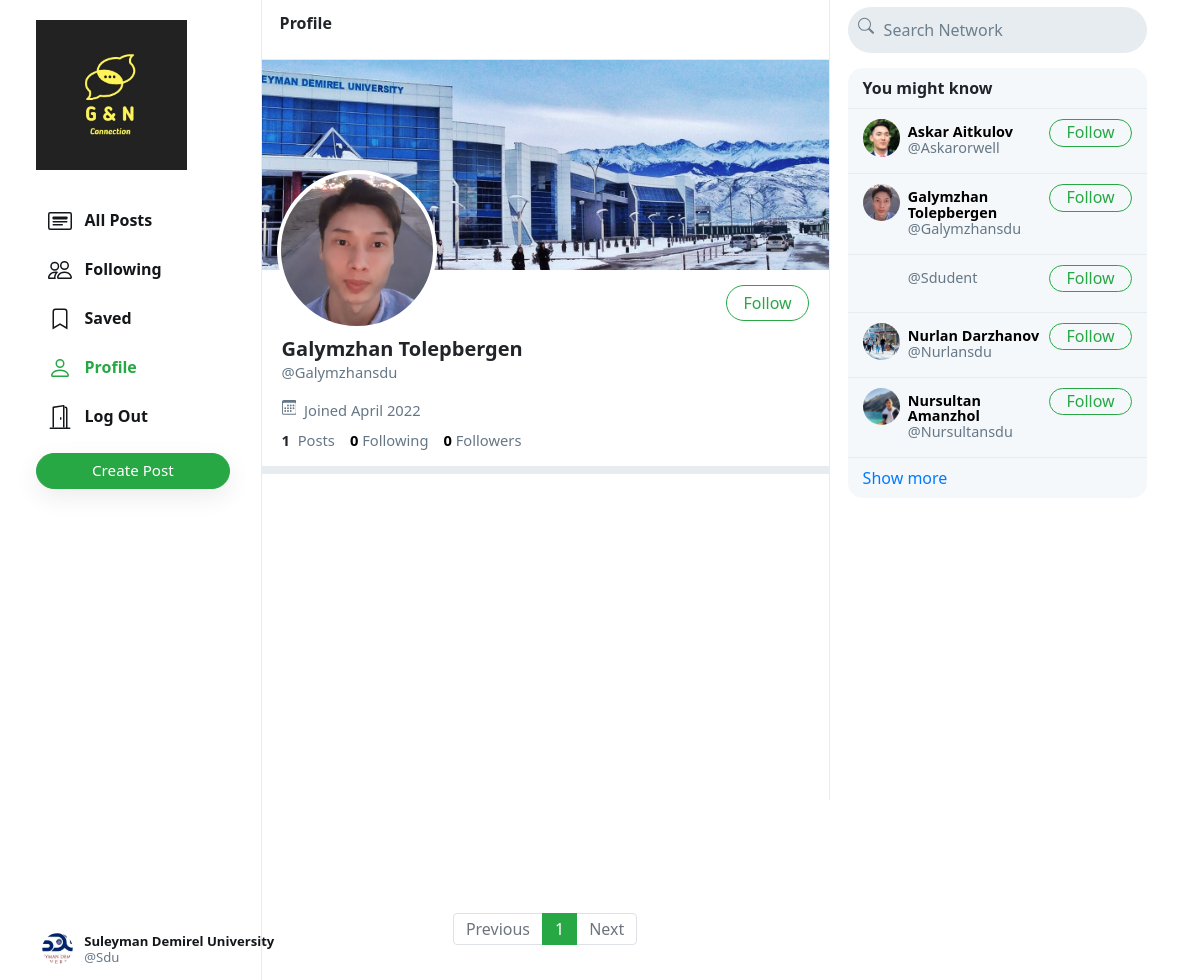
Screenshot of /Galymzhansdu (signed in) with the database file from the repository.
### network/models.py (models this page shows, shortened)
class User(AbstractUser):
    profile_pic = models.ImageField(upload_to='profile_pic/')
    bio = models.TextField(max_length=160, blank=True, null=True)
    cover = models.ImageField(upload_to='covers/', blank=True)

### network/views.py (the view)
# urls.py: path("<str:username>", views.profile, name='profile'),
def profile(request, username):
    user = User.objects.get(username=username)
    all_posts = Post.objects.filter(creater=user).order_by('-date_created')
    paginator = Paginator(all_posts, 10)
    page_number = request.GET.get('page')
    if page_number == None:
        page_number = 1
    posts = paginator.get_page(page_number)
    followings = []
    suggestions = []
    follower = False
    if request.user.is_authenticated:
        followings = Follower.objects.filter(followers=request.user).values_list('user', flat=True)
        suggestions = User.objects.exclude(pk__in=followings).exclude(username=request.user.username).order_by("?")[:6]
        if request.user in Follower.objects.get(user=user).followers.all():
            follower = True
    follower_count = Follower.objects.get(user=user).followers.all().count()
    following_count = Follower.objects.filter(followers=user).count()
    return render(request, 'network/profile.html', {
        "username": user,
        "posts": posts,
        "posts_count": all_posts.count(),
        "suggestions": suggestions,
        "page": "profile",
        "is_follower": follower,
        "follower_count": follower_count,
        "following_count": following_count
    })

### network/templates/network/profile.html (shortened to what this page needs)
{% extends 'network/index.html' %}
{% load static %}
{% block profile %}
    <div class="profile-view" data-user="{{username.username}}">
        <div class="cover-image" style="background-image: url(/media/{{username.cover}})"></div>
        <div class="profile-image" style="background-image: url(/media/{{username.profile_pic}})"></div>
        <div class="profile-details">
            <div>
                {% if user.username == username.username %}
                    <button class="btn btn-outline-success float-right" id="edit-profile-btn">Edit Profile</button>
                {% elif is_follower %}
                    <button class="btn btn-success float-right" onclick="unfollow_user(this,'{{username.username}}','edit_page')" id="following-btn">Following</button>
                {% else %}
                    <button class="btn btn-outline-success float-right" onclick="follow_user(this,'{{username.username}}','edit_page')" id="follow-btn">Follow</button>
                {% endif %}
            </div>
            <div class="details-data">
                <h5>{{username.first_name}} {{username.last_name}}</h5>
                <div class="grey">@{{username.username}}</div>
                <div class="grey" style="padding: 8px 0px;">
                    &nbsp;Joined {{username.date_joined | date:"F Y"}}
                </div>
                <div>
                    <strong>
                        {{posts_count}}
                    </strong>
                    &nbsp;<span class="grey">Posts</span>
                    <a href="#">
                        <strong id="following__count">{{following_count | default:0}}</strong>&nbsp;<span class="grey">Following</span>
                    </a>
                    <a href="#">
                        <strong id="follower__count">{{follower_count | default:0}}</strong>&nbsp;<span class="grey">Followers</span>
                    </a>
                </div>
            </div>
        </div>
    </div>
    <div class="space"></div>
{% endblock %}

### network/templates/network/index.html (shortened to what this page needs)
{% extends "network/layout.html" %}
{% load static %}
{% block body %}
    <div class="main-div">
        <div class="left-div">
            <nav class="head heading">
                {% if page == 'all_posts' %}
                    All Posts
                {% elif page == 'following' %}
                    Following
                {% elif page == 'saved' %}
                    Saved
                {% elif page == 'profile' %}
                    Profile
                {% else %}
                    Explore
                {% endif %}
            </nav>
            <div class="left-div-content">
                <div class="posts-view">
                    {% block profile %}
                    {% endblock %}
                    <div class="main-div-content">
                        <nav aria-label="Page navigation example" class="pagination-bar">
                            <ul class="pagination justify-content-center">
                                {% if posts.has_previous %}
                                    <li class="page-item">
                                        <a class="page-link" href="?page={{ posts.previous_page_number | default:1}}" tabindex="-1" aria-disabled="true">Previous</a>
                                    </li>
                                {% else %}
                                    <li class="page-item disabled">
                                        <a class="page-link" href="" tabindex="-1" aria-disabled="true">Previous</a>
                                    </li>
                                {% endif %}
                                {% for each in posts.paginator.page_range %}
                                    {% if each == posts.number %}
                                        <li class="page-item active"><a class="page-link" href="?page={{each}}">{{each}}</a></li>
                                    {% else %}
                                        <li class="page-item"><a class="page-link" href="?page={{each}}">{{each}}</a></li>
                                    {% endif %}
                                {% endfor %}
                                {% if posts.has_next %}
                                    <li class="page-item">
                                        <a class="page-link" href="?page={{ posts.next_page_number }}">Next</a>
                                    </li>
                                {% else %}
                                    <li class="page-item disabled">
                                        <a class="page-link" href="">Next</a>
                                    </li>
                                {% endif %}
                            </ul>
                          </nav>
                    </div>
                </div>
            </div>
        </div>
    </div>
{% endblock %}

### network/templates/network/layout.html (shortened to what this page needs)
{% load static %}
<!DOCTYPE html>
<html lang="en">
    <head>
        <link rel="stylesheet" href="https://stackpath.bootstrapcdn.com/bootstrap/4.4.1/css/bootstrap.min.css">
        <link href="{% static 'network/styles.css' %}" rel="stylesheet">
    </head>
    <body>
        <div class="body" data-page="{{page}}">
            <div class="sidenav">
                <a href="{% url 'index' %}" class="navbar-brand">
                    <img src="{% static 'network/Images/logo.png' %}" height="150px">
                </a>
                <div style="height: 100%;">
                    <div>
                        <div>
                            <ul>
                                <li class="nav-item" id="all_posts">
                                <a href="{% url 'index' %}" class="nav-link">
                                    <div>
                                        &nbsp;&nbsp;All Posts
                                    </div>
                                </a>
                                </li>
                                {% if user.is_authenticated %}
                                    <li class="nav-item" id="following">
                                        <a href="{% url 'following' %}" class="nav-link">
                                            <div>
                                                &nbsp;&nbsp;Following
                                            </div>
                                        </a>
                                    </li>
                                    <li class="nav-item" id="saved">
                                        <a href="{% url 'saved' %}" class="nav-link">
                                            <div>
                                                <svg width="1.5em" height="1.5em" viewBox="0 0 16 16" class="bi bi-bookmark" fill="currentColor" xmlns="http://www.w3.org/2000/svg">
                                                    <path fill-rule="evenodd" d="M8 12l5 3V3a2 2 0 0 0-2-2H5a2 2 0 0 0-2 2v12l5-3zm-4 1.234l4-2.4 4 2.4V3a1 1 0 0 0-1-1H5a1 1 0 0 0-1 1v10.234z"/>
                                                  </svg>
                                                &nbsp;&nbsp;Saved
                                            </div>
                                        </a>
                                    </li>
                                    <li class="nav-item" id="profile">
                                        <a href="{% url 'profile' user.username %}" class="nav-link">
                                            <div>
                                                &nbsp;&nbsp;Profile
                                            </div>
                                        </a>
                                    </li>
                                    <li class="nav-item" id="logout">
                                        <a href="{% url 'logout' %}" class="nav-link">
                                            <div>
                                                &nbsp;&nbsp;Log Out
                                            </div>
                                        </a>
                                    </li>
                                {% endif %}
                            </ul>
                        </div>
                        {% if user.is_authenticated %}
                            <button id="popup-btn" class="btn btn-success new-post-btn" onclick="createpost()">Create Post</button>
                        {% endif %}
                    </div>
                    <div style="position: absolute; bottom: 10px;">
                        {% if user.is_authenticated %}
                            <li class="nav-item sidenav-user">
                                <a href="{% url 'profile' user.username %}" class="nav-link">
                                    <div class="user_account">
                                        <div class="small-profilepic" style="float: left; background-image: url(/media/{{user.profile_pic}})"></div>
                                        <div style="height: 2.7vw; margin: auto;">
                                            <div style="margin-top: 4px;"><strong>{{user.first_name}} {{user.last_name}}</strong></div>
                                            <div class="grey" style="margin-top: 4px;">@{{ user.username }}</div>
                                        </div>
                                    </div>
                                </a>
                            </li>
                        {% endif %}
                    </div>
                </div>
            </div>
            {% block body %}
            {% endblock %}
            <div class="right-div">
                <nav class="head">
                    <form action="#">
                        <div class="search-div">
                            <div>
                            </div>
                            <input type="text" name="query" id="search-box" placeholder="Search Network">
                        </div>
                    </form>
                </nav>
                <div class='right-div-content'>
                    <div class="space" style="background-color: white;"></div>
                    {% if user.is_authenticated %}
                        <div class="suggestion-box">
                            <div class="suggestion-header">
                                You might know
                            </div>
                            {% for suggestion in suggestions %}
                                <div class="suggestion-user">
                                    <div>
                                        <a href="{% url 'profile' suggestion.username %}">
                                            <div class="small-profilepic" style="background-image: url(/media/{{suggestion.profile_pic}})"></div>
                                        </a>
                                    </div>
                                    <div class="user-details">
                                        <a href="{% url 'profile' suggestion.username %}">
                                            <div id="user-name">
                                                <strong>
                                                    {{suggestion.first_name}} {{suggestion.last_name}}
                                                </strong>
                                            </div>
                                            <div class="grey">@{{suggestion.username}}</div>
                                        </a>
                                    </div>
                                    <div>
                                        <button class="btn btn-outline-success" type="button" onclick="follow_user(this,'{{suggestion.username}}','suggestion')">Follow</button>
                                    </div>
                                </div>
                            {% empty %}
                                    <div style="text-align: center; border-bottom: .5px solid #e6ecf0; padding: 10px 15px;">
                                        <span class="grey" style="font-size: .9em;">No suggestions available.</span>
                                    </div>
                            {% endfor %}
                            <div class="suggestion-footer">
                                <a href="#">Show more</a>
                            </div>
                        </div>
                    {% endif %}
                </div>
            </div>
        </div>
    </body>
</html>

### rows the page displays
User: profile_pic (picture), first_name "Suleyman Demirel", last_name "University", username "Sdu"
User: cover (picture), profile_pic (picture), first_name "Galymzhan", last_name "Tolepbergen", username "Galymzhansdu", date_joined "April 2022"
User: profile_pic (picture), first_name "Askar", last_name "Aitkulov", username "Askarorwell"
User: username "Sdudent"
User: profile_pic (picture), first_name "Nurlan", last_name "Darzhanov", username "Nurlansdu"
User: profile_pic (picture), first_name "Nursultan", last_name "Amanzhol", username "Nursultansdu"

### other values shown
{{ posts_count }} "1"
{{ following_count | default:0 }} "0"
{{ follower_count | default:0 }} "0"
{{ each }} "1"
